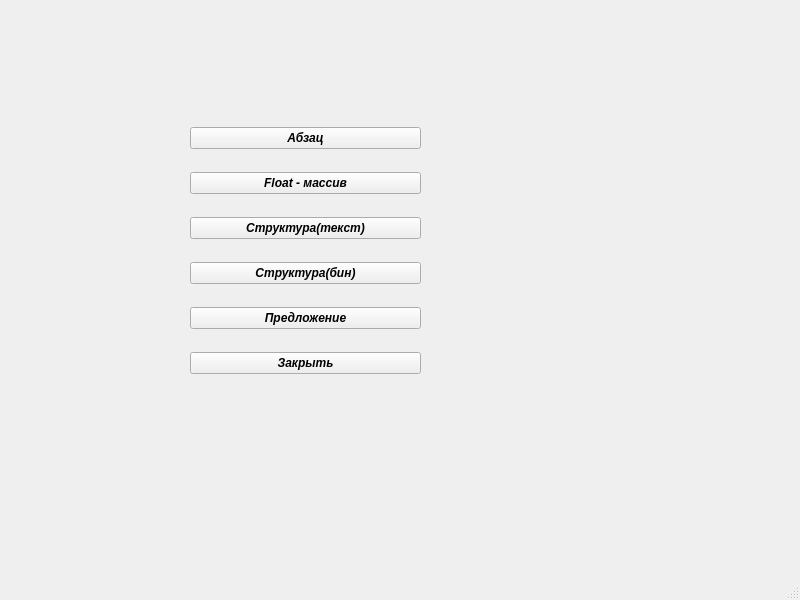
<?xml version="1.0" encoding="UTF-8"?>
<ui version="4.0">
 <class>MainWindow</class>
 <widget class="QMainWindow" name="MainWindow">
  <property name="geometry">
   <rect>
    <x>0</x>
    <y>0</y>
    <width>800</width>
    <height>600</height>
   </rect>
  </property>
  <property name="windowTitle">
   <string>MainWindow</string>
  </property>
  <widget class="QWidget" name="centralwidget">
   <widget class="QWidget" name="layoutWidget">
    <property name="geometry">
     <rect>
      <x>190</x>
      <y>110</y>
      <width>231</width>
      <height>281</height>
     </rect>
    </property>
    <layout class="QVBoxLayout" name="verticalLayout">
     <item>
      <widget class="QPushButton" name="case1Button">
       <property name="font">
        <font>
         <italic>true</italic>
         <bold>true</bold>
        </font>
       </property>
       <property name="text">
        <string>Абзац</string>
       </property>
      </widget>
     </item>
     <item>
      <widget class="QPushButton" name="case2Button">
       <property name="font">
        <font>
         <italic>true</italic>
         <bold>true</bold>
        </font>
       </property>
       <property name="text">
        <string>Float - массив</string>
       </property>
      </widget>
     </item>
     <item>
      <widget class="QPushButton" name="case3Button">
       <property name="font">
        <font>
         <italic>true</italic>
         <bold>true</bold>
        </font>
       </property>
       <property name="text">
        <string>Структура(текст)</string>
       </property>
      </widget>
     </item>
     <item>
      <widget class="QPushButton" name="case4Button">
       <property name="font">
        <font>
         <italic>true</italic>
         <bold>true</bold>
        </font>
       </property>
       <property name="text">
        <string>Структура(бин)</string>
       </property>
      </widget>
     </item>
     <item>
      <widget class="QPushButton" name="case5Button">
       <property name="font">
        <font>
         <italic>true</italic>
         <bold>true</bold>
        </font>
       </property>
       <property name="text">
        <string>Предложение</string>
       </property>
      </widget>
     </item>
     <item>
      <widget class="QPushButton" name="exitButton">
       <property name="font">
        <font>
         <italic>true</italic>
         <bold>true</bold>
        </font>
       </property>
       <property name="text">
        <string>Закрыть</string>
       </property>
      </widget>
     </item>
    </layout>
   </widget>
  </widget>
  <widget class="QMenuBar" name="menubar">
   <property name="geometry">
    <rect>
     <x>0</x>
     <y>0</y>
     <width>800</width>
     <height>23</height>
    </rect>
   </property>
  </widget>
  <widget class="QStatusBar" name="statusbar"/>
 </widget>
 <resources/>
 <connections/>
</ui>
